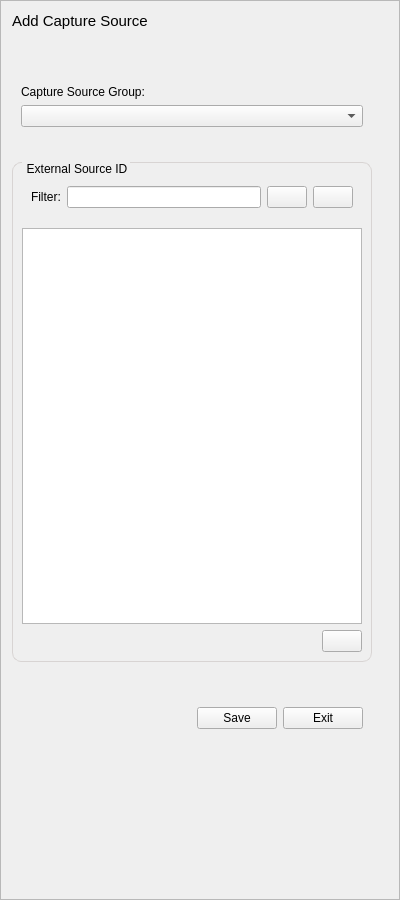
<?xml version="1.0" encoding="UTF-8"?>
<ui version="4.0">
 <class>f_new_capture_source</class>
 <widget class="QFrame" name="f_new_capture_source">
  <property name="geometry">
   <rect>
    <x>0</x>
    <y>0</y>
    <width>400</width>
    <height>900</height>
   </rect>
  </property>
  <property name="sizePolicy">
   <sizepolicy hsizetype="Preferred" vsizetype="Preferred">
    <horstretch>0</horstretch>
    <verstretch>0</verstretch>
   </sizepolicy>
  </property>
  <property name="maximumSize">
   <size>
    <width>400</width>
    <height>1100</height>
   </size>
  </property>
  <property name="windowTitle">
   <string>Frame</string>
  </property>
  <property name="frameShape">
   <enum>QFrame::StyledPanel</enum>
  </property>
  <property name="frameShadow">
   <enum>QFrame::Raised</enum>
  </property>
  <layout class="QVBoxLayout" name="verticalLayout_3">
   <property name="spacing">
    <number>2</number>
   </property>
   <property name="leftMargin">
    <number>2</number>
   </property>
   <property name="topMargin">
    <number>2</number>
   </property>
   <property name="rightMargin">
    <number>2</number>
   </property>
   <property name="bottomMargin">
    <number>2</number>
   </property>
   <item>
    <widget class="QScrollArea" name="scrollArea">
     <property name="sizePolicy">
      <sizepolicy hsizetype="MinimumExpanding" vsizetype="MinimumExpanding">
       <horstretch>0</horstretch>
       <verstretch>0</verstretch>
      </sizepolicy>
     </property>
     <property name="maximumSize">
      <size>
       <width>390</width>
       <height>16777215</height>
      </size>
     </property>
     <property name="frameShape">
      <enum>QFrame::NoFrame</enum>
     </property>
     <property name="verticalScrollBarPolicy">
      <enum>Qt::ScrollBarAsNeeded</enum>
     </property>
     <property name="horizontalScrollBarPolicy">
      <enum>Qt::ScrollBarAlwaysOff</enum>
     </property>
     <property name="widgetResizable">
      <bool>true</bool>
     </property>
     <widget class="QWidget" name="scrollAreaWidgetContents_2">
      <property name="geometry">
       <rect>
        <x>0</x>
        <y>0</y>
        <width>390</width>
        <height>894</height>
       </rect>
      </property>
      <property name="maximumSize">
       <size>
        <width>390</width>
        <height>16777215</height>
       </size>
      </property>
      <layout class="QVBoxLayout" name="verticalLayout">
       <item>
        <widget class="QLabel" name="label">
         <property name="sizePolicy">
          <sizepolicy hsizetype="Fixed" vsizetype="Fixed">
           <horstretch>0</horstretch>
           <verstretch>0</verstretch>
          </sizepolicy>
         </property>
         <property name="font">
          <font>
           <pointsize>11</pointsize>
          </font>
         </property>
         <property name="text">
          <string>Add Capture Source</string>
         </property>
        </widget>
       </item>
       <item>
        <spacer name="verticalSpacer">
         <property name="orientation">
          <enum>Qt::Vertical</enum>
         </property>
         <property name="sizeType">
          <enum>QSizePolicy::Fixed</enum>
         </property>
         <property name="sizeHint" stdset="0">
          <size>
           <width>20</width>
           <height>40</height>
          </size>
         </property>
        </spacer>
       </item>
       <item>
        <widget class="QWidget" name="gridWidget" native="true">
         <property name="maximumSize">
          <size>
           <width>360</width>
           <height>16777215</height>
          </size>
         </property>
         <layout class="QGridLayout" name="gridLayout_6">
          <item row="1" column="0" colspan="2">
           <widget class="QComboBox" name="cmb_capture_source_group">
            <property name="sizePolicy">
             <sizepolicy hsizetype="MinimumExpanding" vsizetype="Fixed">
              <horstretch>0</horstretch>
              <verstretch>0</verstretch>
             </sizepolicy>
            </property>
           </widget>
          </item>
          <item row="0" column="0">
           <widget class="QLabel" name="l_capture_source_group">
            <property name="text">
             <string>Capture Source Group:</string>
            </property>
           </widget>
          </item>
         </layout>
        </widget>
       </item>
       <item>
        <spacer name="verticalSpacer_4">
         <property name="orientation">
          <enum>Qt::Vertical</enum>
         </property>
         <property name="sizeType">
          <enum>QSizePolicy::Fixed</enum>
         </property>
         <property name="sizeHint" stdset="0">
          <size>
           <width>20</width>
           <height>20</height>
          </size>
         </property>
        </spacer>
       </item>
       <item>
        <widget class="QGroupBox" name="groupBox">
         <property name="sizePolicy">
          <sizepolicy hsizetype="Preferred" vsizetype="Fixed">
           <horstretch>0</horstretch>
           <verstretch>0</verstretch>
          </sizepolicy>
         </property>
         <property name="minimumSize">
          <size>
           <width>0</width>
           <height>500</height>
          </size>
         </property>
         <property name="maximumSize">
          <size>
           <width>360</width>
           <height>600</height>
          </size>
         </property>
         <property name="layoutDirection">
          <enum>Qt::LeftToRight</enum>
         </property>
         <property name="styleSheet">
          <string notr="true">
QGroupBox {
    border: 1px solid #D8D4D3;
    border-radius: 9px;
    margin-top: 0.5em;
}

QGroupBox::title {
    subcontrol-origin: margin;
    left: 10px;
    padding: 0 1px 0 3px;
}</string>
         </property>
         <property name="title">
          <string>External Source ID</string>
         </property>
         <layout class="QVBoxLayout" name="verticalLayout_2">
          <item>
           <widget class="QWidget" name="widget" native="true">
            <property name="sizePolicy">
             <sizepolicy hsizetype="Expanding" vsizetype="Expanding">
              <horstretch>0</horstretch>
              <verstretch>0</verstretch>
             </sizepolicy>
            </property>
            <property name="maximumSize">
             <size>
              <width>360</width>
              <height>50</height>
             </size>
            </property>
            <layout class="QGridLayout" name="gridLayout">
             <item row="3" column="1">
              <widget class="QLineEdit" name="le_filter"/>
             </item>
             <item row="3" column="0">
              <widget class="QLabel" name="l_filter">
               <property name="text">
                <string>Filter:</string>
               </property>
              </widget>
             </item>
             <item row="3" column="2">
              <widget class="QPushButton" name="btn_filter_add">
               <property name="sizePolicy">
                <sizepolicy hsizetype="Fixed" vsizetype="Fixed">
                 <horstretch>0</horstretch>
                 <verstretch>0</verstretch>
                </sizepolicy>
               </property>
               <property name="toolTip">
                <string>Add filter</string>
               </property>
               <property name="text">
                <string/>
               </property>
               <property name="iconSize">
                <size>
                 <width>20</width>
                 <height>20</height>
                </size>
               </property>
              </widget>
             </item>
             <item row="3" column="3">
              <widget class="QPushButton" name="btn_filter_del">
               <property name="toolTip">
                <string>Delete filter</string>
               </property>
               <property name="text">
                <string/>
               </property>
               <property name="iconSize">
                <size>
                 <width>20</width>
                 <height>20</height>
                </size>
               </property>
              </widget>
             </item>
            </layout>
           </widget>
          </item>
          <item>
           <widget class="QTableWidget" name="tbl_capture_source_area">
            <property name="minimumSize">
             <size>
              <width>0</width>
              <height>0</height>
             </size>
            </property>
            <property name="maximumSize">
             <size>
              <width>360</width>
              <height>16777215</height>
             </size>
            </property>
           </widget>
          </item>
          <item>
           <layout class="QHBoxLayout" name="horizontalLayout">
            <item>
             <spacer name="horizontalSpacer_7">
              <property name="orientation">
               <enum>Qt::Horizontal</enum>
              </property>
              <property name="sizeHint" stdset="0">
               <size>
                <width>40</width>
                <height>20</height>
               </size>
              </property>
             </spacer>
            </item>
            <item>
             <widget class="QPushButton" name="btn_new_geometry">
              <property name="sizePolicy">
               <sizepolicy hsizetype="Fixed" vsizetype="Fixed">
                <horstretch>0</horstretch>
                <verstretch>0</verstretch>
               </sizepolicy>
              </property>
              <property name="toolTip">
               <string>&lt;html&gt;&lt;head/&gt;&lt;body&gt;&lt;p&gt;Add new Capture Source Area&lt;/p&gt;&lt;/body&gt;&lt;/html&gt;</string>
              </property>
              <property name="text">
               <string/>
              </property>
             </widget>
            </item>
           </layout>
          </item>
         </layout>
        </widget>
       </item>
       <item>
        <widget class="QWidget" name="widget" native="true">
         <property name="maximumSize">
          <size>
           <width>360</width>
           <height>16777215</height>
          </size>
         </property>
         <layout class="QHBoxLayout" name="horizontalLayout_5">
          <property name="spacing">
           <number>2</number>
          </property>
          <property name="leftMargin">
           <number>2</number>
          </property>
          <property name="topMargin">
           <number>2</number>
          </property>
          <property name="rightMargin">
           <number>2</number>
          </property>
          <property name="bottomMargin">
           <number>2</number>
          </property>
          <item>
           <widget class="QLabel" name="l_confirm">
            <property name="layoutDirection">
             <enum>Qt::LeftToRight</enum>
            </property>
            <property name="styleSheet">
             <string notr="true">QLabel {
    font-size: 11pt;
    color: grey;
}</string>
            </property>
            <property name="text">
             <string/>
            </property>
            <property name="wordWrap">
             <bool>true</bool>
            </property>
           </widget>
          </item>
          <item>
           <spacer name="horizontalSpacer_5">
            <property name="orientation">
             <enum>Qt::Horizontal</enum>
            </property>
            <property name="sizeHint" stdset="0">
             <size>
              <width>40</width>
              <height>20</height>
             </size>
            </property>
           </spacer>
          </item>
         </layout>
        </widget>
       </item>
       <item>
        <widget class="QWidget" name="widget_2" native="true">
         <property name="maximumSize">
          <size>
           <width>360</width>
           <height>16777215</height>
          </size>
         </property>
         <layout class="QHBoxLayout" name="horizontalLayout_7">
          <item>
           <spacer name="horizontalSpacer_6">
            <property name="orientation">
             <enum>Qt::Horizontal</enum>
            </property>
            <property name="sizeHint" stdset="0">
             <size>
              <width>40</width>
              <height>20</height>
             </size>
            </property>
           </spacer>
          </item>
          <item>
           <widget class="QPushButton" name="btn_save">
            <property name="maximumSize">
             <size>
              <width>85</width>
              <height>27</height>
             </size>
            </property>
            <property name="text">
             <string>Save</string>
            </property>
           </widget>
          </item>
          <item>
           <widget class="QPushButton" name="btn_exit">
            <property name="maximumSize">
             <size>
              <width>85</width>
              <height>27</height>
             </size>
            </property>
            <property name="text">
             <string>Exit</string>
            </property>
           </widget>
          </item>
         </layout>
        </widget>
       </item>
       <item>
        <spacer name="verticalSpacer_2">
         <property name="orientation">
          <enum>Qt::Vertical</enum>
         </property>
         <property name="sizeHint" stdset="0">
          <size>
           <width>20</width>
           <height>40</height>
          </size>
         </property>
        </spacer>
       </item>
      </layout>
     </widget>
    </widget>
   </item>
  </layout>
 </widget>
 <resources/>
 <connections/>
</ui>
